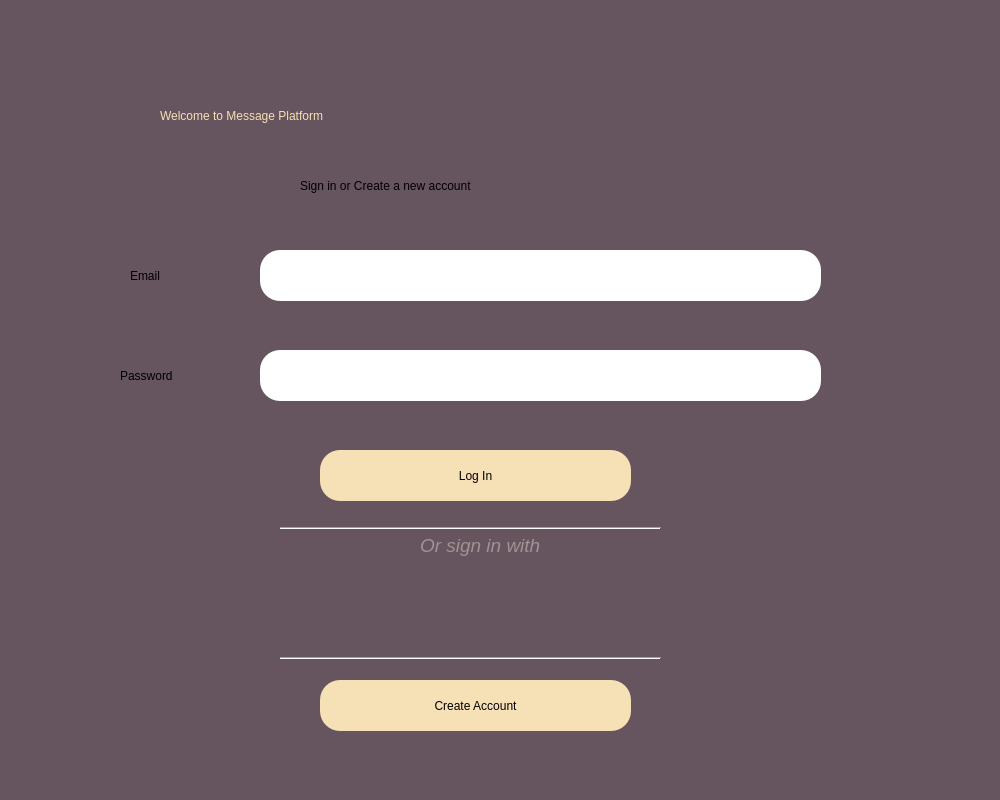
<?xml version="1.0" encoding="UTF-8"?>
<ui version="4.0">
 <class>Dialog</class>
 <widget class="QDialog" name="Dialog">
  <property name="geometry">
   <rect>
    <x>0</x>
    <y>0</y>
    <width>1000</width>
    <height>800</height>
   </rect>
  </property>
  <property name="windowTitle">
   <string>Dialog</string>
  </property>
  <widget class="QWidget" name="Background" native="true">
   <property name="geometry">
    <rect>
     <x>0</x>
     <y>0</y>
     <width>1000</width>
     <height>800</height>
    </rect>
   </property>
   <property name="styleSheet">
    <string notr="true">QWidget #Background{
background-color:rgb(102, 84, 94)}
</string>
   </property>
   <widget class="QLabel" name="label">
    <property name="geometry">
     <rect>
      <x>160</x>
      <y>60</y>
      <width>651</width>
      <height>111</height>
     </rect>
    </property>
    <property name="styleSheet">
     <string notr="true">font: 75 36pt &quot;MS Shell Dlg 2&quot;; 
color: rgb(246, 224, 181);</string>
    </property>
    <property name="text">
     <string>Welcome to Message Platform</string>
    </property>
   </widget>
   <widget class="QLabel" name="label_2">
    <property name="geometry">
     <rect>
      <x>300</x>
      <y>160</y>
      <width>381</width>
      <height>51</height>
     </rect>
    </property>
    <property name="styleSheet">
     <string notr="true">font: 20pt &quot;MS Shell Dlg 2&quot;; color:&quot;white&quot;;</string>
    </property>
    <property name="text">
     <string>Sign in or Create a new account</string>
    </property>
   </widget>
   <widget class="QPushButton" name="login_button">
    <property name="geometry">
     <rect>
      <x>320</x>
      <y>450</y>
      <width>311</width>
      <height>51</height>
     </rect>
    </property>
    <property name="styleSheet">
     <string notr="true">border-radius: 20px;
background-color: rgb(246, 224, 181);
font: 75 18pt &quot;MS Shell Dlg 2&quot;;</string>
    </property>
    <property name="text">
     <string>Log In</string>
    </property>
   </widget>
   <widget class="QPushButton" name="signup_button">
    <property name="geometry">
     <rect>
      <x>320</x>
      <y>680</y>
      <width>311</width>
      <height>51</height>
     </rect>
    </property>
    <property name="styleSheet">
     <string notr="true">border-radius: 20px;
background-color: rgb(246, 224, 181);
font: 75 18pt &quot;MS Shell Dlg 2&quot;;</string>
    </property>
    <property name="text">
     <string>Create Account</string>
    </property>
   </widget>
   <widget class="QLabel" name="label_3">
    <property name="geometry">
     <rect>
      <x>130</x>
      <y>250</y>
      <width>71</width>
      <height>51</height>
     </rect>
    </property>
    <property name="styleSheet">
     <string notr="true">font: 20pt &quot;MS Shell Dlg 2&quot;; color:&quot;white&quot;;</string>
    </property>
    <property name="text">
     <string>Email</string>
    </property>
   </widget>
   <widget class="QLineEdit" name="password">
    <property name="geometry">
     <rect>
      <x>260</x>
      <y>350</y>
      <width>561</width>
      <height>51</height>
     </rect>
    </property>
    <property name="styleSheet">
     <string notr="true">border-radius: 20px;
font-size: 20px;
color: black;</string>
    </property>
    <property name="text">
     <string/>
    </property>
   </widget>
   <widget class="QLabel" name="label_4">
    <property name="geometry">
     <rect>
      <x>120</x>
      <y>350</y>
      <width>111</width>
      <height>51</height>
     </rect>
    </property>
    <property name="styleSheet">
     <string notr="true">font: 20pt &quot;MS Shell Dlg 2&quot;; color:&quot;white&quot;;</string>
    </property>
    <property name="text">
     <string>Password</string>
    </property>
   </widget>
   <widget class="QLineEdit" name="email">
    <property name="geometry">
     <rect>
      <x>260</x>
      <y>250</y>
      <width>561</width>
      <height>51</height>
     </rect>
    </property>
    <property name="styleSheet">
     <string notr="true">border-radius: 20px;
font-size: 20px;
color: black;</string>
    </property>
    <property name="text">
     <string/>
    </property>
   </widget>
   <widget class="Line" name="line">
    <property name="geometry">
     <rect>
      <x>280</x>
      <y>520</y>
      <width>381</width>
      <height>16</height>
     </rect>
    </property>
    <property name="styleSheet">
     <string notr="true"/>
    </property>
    <property name="orientation">
     <enum>Qt::Horizontal</enum>
    </property>
   </widget>
   <widget class="QLabel" name="label_5">
    <property name="geometry">
     <rect>
      <x>420</x>
      <y>520</y>
      <width>131</width>
      <height>51</height>
     </rect>
    </property>
    <property name="font">
     <font>
      <family>MS Shell Dlg 2</family>
      <pointsize>14</pointsize>
      <weight>50</weight>
      <italic>true</italic>
      <bold>false</bold>
     </font>
    </property>
    <property name="styleSheet">
     <string notr="true">color: rgb(163, 145, 147);</string>
    </property>
    <property name="text">
     <string>Or sign in with</string>
    </property>
   </widget>
   <widget class="Line" name="line_2">
    <property name="geometry">
     <rect>
      <x>280</x>
      <y>650</y>
      <width>381</width>
      <height>16</height>
     </rect>
    </property>
    <property name="styleSheet">
     <string notr="true"/>
    </property>
    <property name="orientation">
     <enum>Qt::Horizontal</enum>
    </property>
   </widget>
   <widget class="QPushButton" name="facebook_button">
    <property name="geometry">
     <rect>
      <x>300</x>
      <y>580</y>
      <width>50</width>
      <height>50</height>
     </rect>
    </property>
    <property name="autoFillBackground">
     <bool>false</bool>
    </property>
    <property name="styleSheet">
     <string notr="true">background-color:rgb(102, 84, 94);
border-radius: 20px;
</string>
    </property>
    <property name="text">
     <string/>
    </property>
    <property name="icon">
     <iconset>
      <normaloff>Resource/facebook_logo.png</normaloff>Resource/facebook_logo.png</iconset>
    </property>
    <property name="iconSize">
     <size>
      <width>50</width>
      <height>50</height>
     </size>
    </property>
    <property name="default">
     <bool>false</bool>
    </property>
   </widget>
   <widget class="QPushButton" name="instagram_button">
    <property name="geometry">
     <rect>
      <x>400</x>
      <y>580</y>
      <width>50</width>
      <height>50</height>
     </rect>
    </property>
    <property name="autoFillBackground">
     <bool>false</bool>
    </property>
    <property name="styleSheet">
     <string notr="true">background-color:rgb(102, 84, 94);
border-radius: 20px;
</string>
    </property>
    <property name="text">
     <string/>
    </property>
    <property name="icon">
     <iconset>
      <normaloff>Resource/instagram_logo.png</normaloff>Resource/instagram_logo.png</iconset>
    </property>
    <property name="iconSize">
     <size>
      <width>50</width>
      <height>50</height>
     </size>
    </property>
    <property name="default">
     <bool>false</bool>
    </property>
   </widget>
   <widget class="QPushButton" name="google_button">
    <property name="geometry">
     <rect>
      <x>500</x>
      <y>580</y>
      <width>50</width>
      <height>50</height>
     </rect>
    </property>
    <property name="autoFillBackground">
     <bool>false</bool>
    </property>
    <property name="styleSheet">
     <string notr="true">background-color:rgb(102, 84, 94);
border-radius: 20px;
</string>
    </property>
    <property name="text">
     <string/>
    </property>
    <property name="icon">
     <iconset>
      <normaloff>Resource/google_logo.png</normaloff>Resource/google_logo.png</iconset>
    </property>
    <property name="iconSize">
     <size>
      <width>50</width>
      <height>50</height>
     </size>
    </property>
    <property name="default">
     <bool>false</bool>
    </property>
   </widget>
   <widget class="QPushButton" name="snapchat_button">
    <property name="geometry">
     <rect>
      <x>600</x>
      <y>580</y>
      <width>50</width>
      <height>50</height>
     </rect>
    </property>
    <property name="autoFillBackground">
     <bool>false</bool>
    </property>
    <property name="styleSheet">
     <string notr="true">background-color:rgb(102, 84, 94);
border-radius: 20px;
</string>
    </property>
    <property name="text">
     <string/>
    </property>
    <property name="icon">
     <iconset>
      <normaloff>Resource/snapchat_logo.png</normaloff>Resource/snapchat_logo.png</iconset>
    </property>
    <property name="iconSize">
     <size>
      <width>50</width>
      <height>50</height>
     </size>
    </property>
    <property name="default">
     <bool>false</bool>
    </property>
   </widget>
  </widget>
 </widget>
 <resources/>
 <connections/>
</ui>
